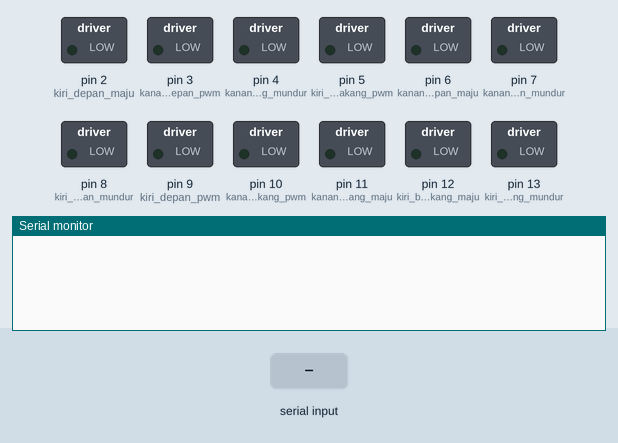
This sketch was run on a simulated Arduino Uno, built with avr-gcc and run on an emulated ATmega328P. Parts: switched loads named in the sketch (green lamp = pin HIGH), the last lines printed to the serial monitor. Inputs (shaded band) come from the test bench.

Above: at 1.2 s.
1.3 s: "DKI\n" received over Serial
At 2.5 s:
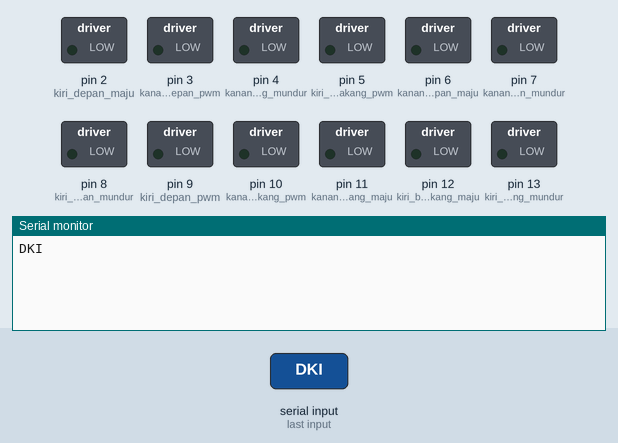
2.8 s: "DKA\n" received over Serial
At 3.6 s:
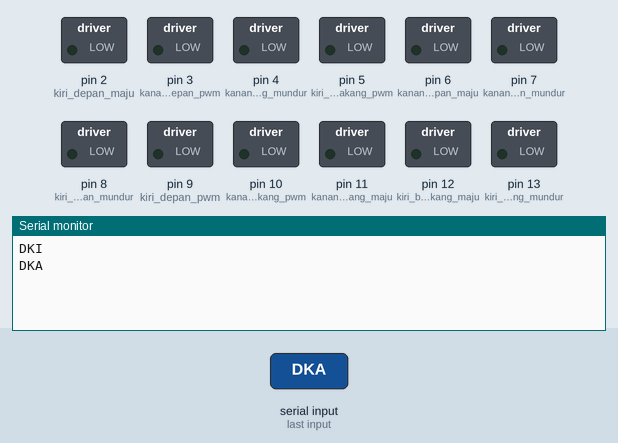
4.3 s: "BKI\n" received over Serial
At 4.8 s:
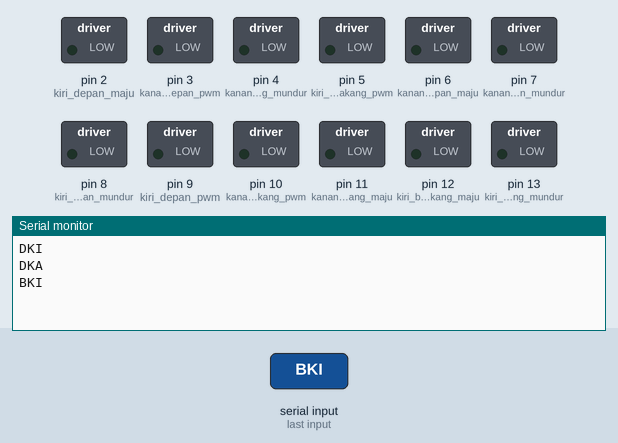

The sketch:

motor2.ino
```cpp
// PWM MOTOR
#define kanan_depan_pwm         3
#define kiri_depan_pwm          9
#define kanan_belakang_pwm      10
#define kiri_belakang_pwm       5

// MOTOR KANAN DEPAN
#define kanan_depan_maju        6
#define kanan_depan_mundur      7

// MOTOR KIRI DEPAN
#define kiri_depan_maju         2
#define kiri_depan_mundur       8


// MOTOR KANAN BELAKANG
#define kanan_belakang_maju     11
#define kanan_belakang_mundur   4


// MOTOR KIRI BELAKANG
#define kiri_belakang_maju      12
#define kiri_belakang_mundur    13


int cepat = 120;
int sedang = 80;
int lambat = 50;
int count = 0;
String data;

void setup() {
  // put your setup code here, to run once:
  Serial.begin(9600);

  pinMode(kanan_depan_maju, OUTPUT);
  pinMode(kanan_depan_mundur, OUTPUT);
  pinMode(kiri_depan_maju, OUTPUT);
  pinMode(kiri_depan_mundur, OUTPUT);
  pinMode(kanan_depan_pwm, OUTPUT);
  pinMode(kiri_depan_pwm, OUTPUT);

  pinMode(kanan_belakang_maju, OUTPUT);
  pinMode(kanan_belakang_mundur, OUTPUT);
  pinMode(kiri_belakang_maju, OUTPUT);
  pinMode(kiri_belakang_mundur, OUTPUT);
  pinMode(kanan_belakang_pwm, OUTPUT);
  pinMode(kiri_belakang_pwm, OUTPUT);


  motor_stop();
}

void loop() {
  if (Serial.available() > 0) {
    data = Serial.readStringUntil('\n');
    Serial.println(data);
  }
//  data = "#M|DKA|120|0|1";

  String header = getValue(data, '|', 0);

  String idmotor = getValue(data, '|', 1);

  String nPwm = getValue(data, '|', 2);

  String polaritas1 = getValue(data, '|', 3);

  String polaritas2 = getValue(data, '|', 4);

//Serial.println(idmotor);
  if (idmotor == "DKI") {
    mtrDepanKanan(nPwm.toInt(), polaritas1.toInt(), polaritas2.toInt());
//    Serial.println("ada");
  }
  if (idmotor == "DKA") {
    mtrDepanKiri(nPwm.toInt(), polaritas1.toInt(), polaritas2.toInt());
  }
  if (idmotor == "BKI") {
    mtrBlkKanan(nPwm.toInt(), polaritas1.toInt(), polaritas2.toInt());
  }
  if (idmotor == "BKA") {
    mtrBlkKiri(nPwm.toInt(), polaritas1.toInt(), polaritas2.toInt());
  }


}

void mtrDepanKanan(int spd, int nilai1 , int nilai2)
{
  analogWrite(kanan_depan_pwm, spd);
  digitalWrite(kanan_depan_maju, nilai1);
  digitalWrite(kanan_depan_mundur, nilai2);
}

void mtrDepanKiri(int spd, int nilai1 , int nilai2)
{
  analogWrite(kiri_depan_pwm, spd);
  digitalWrite(kiri_depan_maju, nilai1);
  digitalWrite(kiri_depan_mundur, nilai2);
}

void mtrBlkKanan(int spd, int nilai1 , int nilai2)
{
  analogWrite(kanan_belakang_pwm, spd);
  digitalWrite(kanan_belakang_maju, nilai1);
  digitalWrite(kanan_belakang_mundur, nilai2);
}

void mtrBlkKiri(int spd, int nilai1 , int nilai2)
{
  analogWrite(kanan_belakang_pwm, spd);
  digitalWrite(kanan_belakang_maju, nilai1);
  digitalWrite(kanan_belakang_mundur, nilai2);
}


String getValue(String data, char separator, int index)
{
  int found = 0;
  int strIndex[] = {0, -1};
  int maxIndex = data.length() - 1;

  for (int i = 0; i <= maxIndex && found <= index; i++) {
    if (data.charAt(i) == separator || i == maxIndex) {
      found++;
      strIndex[0] = strIndex[1] + 1;
      strIndex[1] = (i == maxIndex) ? i + 1 : i;
    }
  }

  return found > index ? data.substring(strIndex[0], strIndex[1]) : "";
}
void motor_stop() {
  //  analogWrite(kanan_depan_pwm, 0);
  //  digitalWrite(kanan_depan_maju, HIGH);
  //  digitalWrite(kanan_depan_mundur, HIGH);
  //
  //  analogWrite(kiri_depan_pwm, 0);
  //  digitalWrite(kiri_depan_maju, HIGH);
  //  digitalWrite(kiri_depan_mundur, HIGH);
  //
  //  analogWrite(kanan_belakang_pwm, 0);
  //  digitalWrite(kanan_belakang_maju, HIGH);
  //  digitalWrite(kanan_belakang_mundur, HIGH);
  //
  //  analogWrite(kiri_belakang_pwm, 0);
  //  digitalWrite(kiri_belakang_maju, HIGH);
  //  digitalWrite(kiri_belakang_mundur, HIGH);
  //
  //  delay(100);
  //
  analogWrite(kanan_depan_pwm, 0);
  digitalWrite(kanan_depan_maju, LOW);
  digitalWrite(kanan_depan_mundur, LOW);

  analogWrite(kiri_depan_pwm, 0);
  digitalWrite(kiri_depan_maju, LOW);
  digitalWrite(kiri_depan_mundur, LOW);

  analogWrite(kanan_belakang_pwm, 0);
  digitalWrite(kanan_belakang_maju, LOW);
  digitalWrite(kanan_belakang_mundur, LOW);

  analogWrite(kiri_belakang_pwm, 0);
  digitalWrite(kiri_belakang_maju, LOW);
  digitalWrite(kiri_belakang_mundur, LOW);
}
```

Measured:
- after the input at 1.3 s, the serial monitor: prints a new line at once (image 1)
- after the input at 2.8 s, the serial monitor: prints a new line at once (image 2)
- after the input at 4.3 s, the serial monitor: prints a new line at once (image 3)
